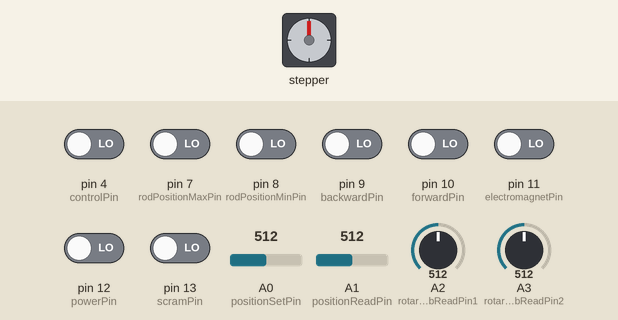
Simulated run of this sketch. Board: Arduino Mega 2560, built with avr-gcc and run on an emulated ATmega2560. On the bench: stepper motor. The inputs (shaded band) are chosen by the test bench; at power-on: pin 4 (controlPin), pin 7 (rodPositionMaxPin), pin 8 (rodPositionMinPin), pin 9 (backwardPin), pin 10 (forwardPin), pin 11 (electromagnetPin), pin 12 (powerPin), pin 13 (scramPin) LOW, A0 (positionSetPin) = 512, A1 (positionReadPin) = 512, A2 (rotaryKnobReadPin1) = 512, A3 (rotaryKnobReadPin2) = 512. Stepper angles assume 6400 steps per turn; what the sketch prints to the serial monitor is not drawn.

Above: at 1.2 s.
1.3 s: pin 4 (controlPin) driven HIGH
At 3.38 s:
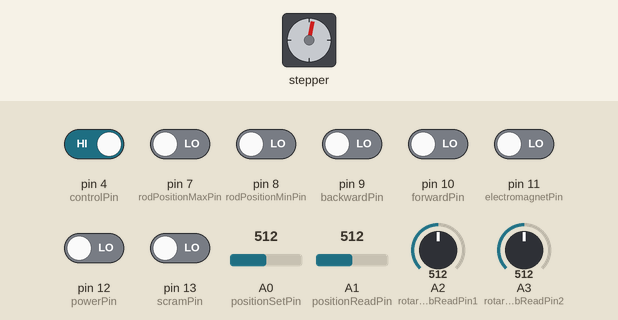
4.3 s: A0 (positionSetPin) set to 716
At 5.37 s:
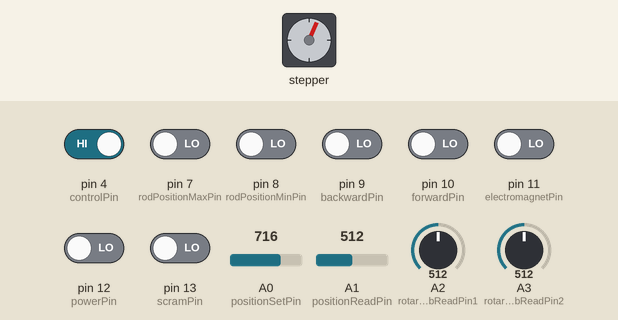
7.3 s: A1 (positionReadPin) set to 716
At 8.2 s:
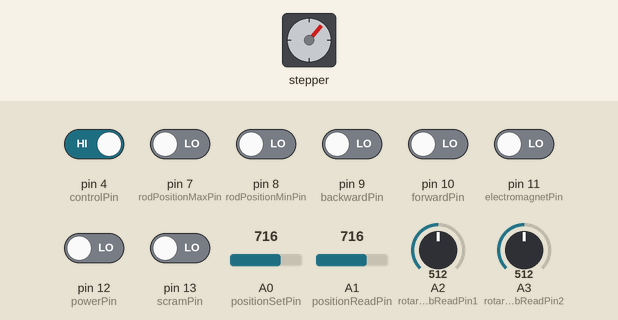
10.3 s: A2 (rotaryKnobReadPin1) set to 716
At 11.37 s:
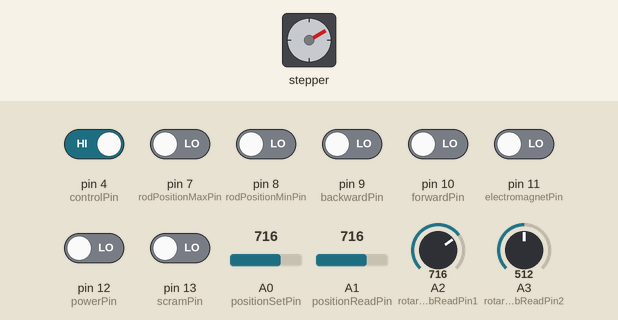
13.3 s: A3 (rotaryKnobReadPin2) set to 716
16.3 s: pin 7 (rodPositionMaxPin) driven HIGH
Timing chart, 0 to 22.9 s (numbered marks = the images above; inputs shaded):
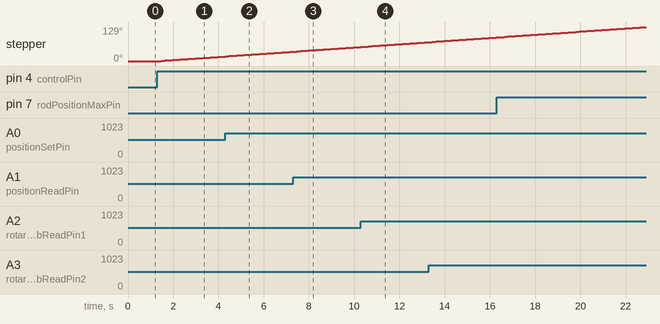

The sketch:

ControlArmForUno.ino
```cpp
#include <AccelStepper.h>

//Analog input variables---------------------------------------------------------
int positionSetPin = A0;      //The position set voltage wire needs to go to A0
int positionReadPin = A1;     //The position read voltage wire needs to go to A1
int rotaryKnobReadPin1 = A2;  //The rotaryknob1 voltage wire needs to go to A2
int rotaryKnobReadPin2 = A3;  //The rotaryknob2 voltage wire needs to go to A3

//Digital input variables-------------------------------------------------------
int scramPin = 13;          //Wire the SCRAM button to this pin
int powerPin = 12;          //Wire the software power button to this pin
int electromagnetPin = 11;  //Wire the button for the electromagnet to this pin
int forwardPin = 10;        //Wire the part of switch to move forward to this pin
int backwardPin = 9;       //Wire the part of switch to move backward to this pin
int rodPositionMinPin = 8; //Wire the min rod position to this pin
int rodPositionMaxPin = 7; //Wire the max rod position to this pin

//Digital PWM input/output variable
const uint8_t controlPin = 4;         //Digital input pin (High = run, Low = stop)
const uint8_t stepPin = 3;            //Outputs the PWM signal
const uint8_t dirPin = 2;             //
const uint8_t motorInterfaceType = 1; //

//Variables for movement adjustments on the stepper
const float targetRPM = 3.0;
const float stepsPerRevolution = 6400.0;
AccelStepper stepper = AccelStepper(motorInterfaceType, stepPin, dirPin);

//Serial Variables to send
int analogIn1 = 0;          //Temporary analog in position variable. Can be discarded
int digitalInputs1 = 0;     //DO NOT DELETE. This sends the current readings for all the digital inputs.

void setup() {
  //Digital input setup------------------------------------
  pinMode(13, INPUT);              //Scram pin
  pinMode(12, INPUT);              //Power pin
  pinMode(11, INPUT);              //Electromagnet pin
  pinMode(10, INPUT);              //Tells Arm to move forward
  pinMode(9, INPUT);              //Tells arm to move backward
  pinMode(8, INPUT);              //Tells the controller max position has been reached
  pinMode(7, INPUT);              //Tells the controller the min position has been reached

  //Digital input for PWM and stepper
  pinMode(3,OUTPUT);
  pinMode(controlPin, INPUT);
  stepper.setMaxSpeed(12800.0);
  stepper.setAcceleration(6400.0);
  float stepsPerSecond = targetRPM * stepsPerRevolution / 60.0;
  stepper.setSpeed(stepsPerSecond);
  stepper.setMinPulseWidth(5);

  //Analog input setup-----------------------------------
  pinMode(A0,INPUT);                //Analog position for the control rod
  pinMode(A1, INPUT);               //Analog voltage indicating the position of the rod
  pinMode(A2, INPUT);               //Analog voltage indicating position of the rotary knob
  pinMode(A3, INPUT);               //Analog voltage indicating position of the second rotary knob
  //Serial setup------------------------------------------
  Serial.begin(9600);               // USB debugging
  Serial1.begin(9600);
 // Serial1.begin(9600, SERIAL_8N1);  // TX1 output 1, 9600 baude, 8 bit packets, no parity bit
}

void loop() {
  //Start by checking if the motor should be running
  bool shouldRun = (digitalRead(controlPin) == HIGH);

  if(shouldRun) {
    stepper.runSpeed();
  }

  //Define variable again---------------------------------
  uint8_t packet1 = 0;              //Packet that sends the digital bytes (See packet setup below) 8 bit data
  uint16_t positionSet = 0;         //Packet that sends where to set the position voltage set as 16 bits the controller only sends 10 bits
  uint16_t positionRead = 0;        //Packet that sends where the position voltage is. Set as 16 bits only sends 10 bits
  uint16_t rotaryKnob1Read = 0;     //Packet that sends the 1st rotary knob voltage. Set as 16 bits only sends 10 bits
  uint16_t rotaryKnob2Read = 0;     //Packet that sends the 2nd rotary knob voltage. Set as 16 bits only sends 10 bits
  //Analog Inputs-----------------------------------------
  positionSet = analogRead(positionSetPin);           //Assigns the digital value of the position set to variable. Variable is what sends through serial
  positionRead = analogRead(positionReadPin);         //Assigns the digital value of the Position read to variable. Variable is what sends through serial
  rotaryKnob1Read = analogRead(rotaryKnobReadPin1);   //Assigns the digital value of the rotaryKnob1 read to variable. Variable is what sends through serial
  rotaryKnob2Read = analogRead(rotaryKnobReadPin2);   //Assigns the digital value of the rotaryKnob2 read to variable. Variable is what sends through serial

  //First digital packet----------------------------------
  bool scramActive = (digitalRead(scramPin) == LOW);                 //This section of code tells pins whether to activate at 5v(high) or .7V(low)
  bool powerActive = (digitalRead(powerPin) == LOW);                 //The variables are assigned as boolean type
  bool magnetActive = (digitalRead(electromagnetPin) == LOW);        //See Packet setup for which bit is what function
  bool forwardActive = (digitalRead(forwardPin) == LOW);
  bool backwardActive = (digitalRead(backwardPin) == LOW);
  bool maxPositionActive = (digitalRead(rodPositionMaxPin) == LOW);
  bool minPositionActive = (digitalRead(rodPositionMinPin) == LOW);

    //Packet Setup---------------------------------------------
  if (scramActive) packet1 |= (1 << 0);         //1st bit activates SCRAM condition
  if (powerActive) packet1 |= (1 << 1);         //2nd bit activates power
  if (magnetActive) packet1 |= (1 << 2);        //3rd bit activates the electromagnet
  if (forwardActive) packet1 |= (1 << 3);       //4th bit activates the forward action of the stepper
  if (backwardActive) packet1 |= (1 << 4);      //5th bit activates the backward action of the stepper
  if (maxPositionActive) packet1 |= (1 << 5);   //6th bit activates the pause movement at max range
  if (minPositionActive) packet1 |= (1 << 6);   //7th bit activates the pause movement at min range
  if (shouldRun) packet1 |= (1<< 7);            //8th bit is a debug variable right now to see if PWM should output
  //if (bit7) packet1 |= (1 << 7);

  Serial.flush();                  // Wait for any previous transmission to complete
  //Serial.println(positionSet);
  //Serial.write(positionSet);
  Serial1.write(0b11110000);
  Serial.write(packet1);
  Serial.write(highByte(positionSet));
  Serial.write(lowByte(positionSet));
  Serial.write(highByte(positionRead));
  Serial.write(lowByte(positionRead));
  Serial.write(highByte(rotaryKnob1Read));
  Serial.write(lowByte(rotaryKnob1Read));
  Serial.write(highByte(rotaryKnob2Read));
  Serial.write(lowByte(rotaryKnob2Read));


 //delay(100);                       // Slow this down for easier viewing of serial data
}
```

Measured:
- after the input at 1.3 s, stepper: keeps turning clockwise at about 6°/s, starting after 0.16 s
